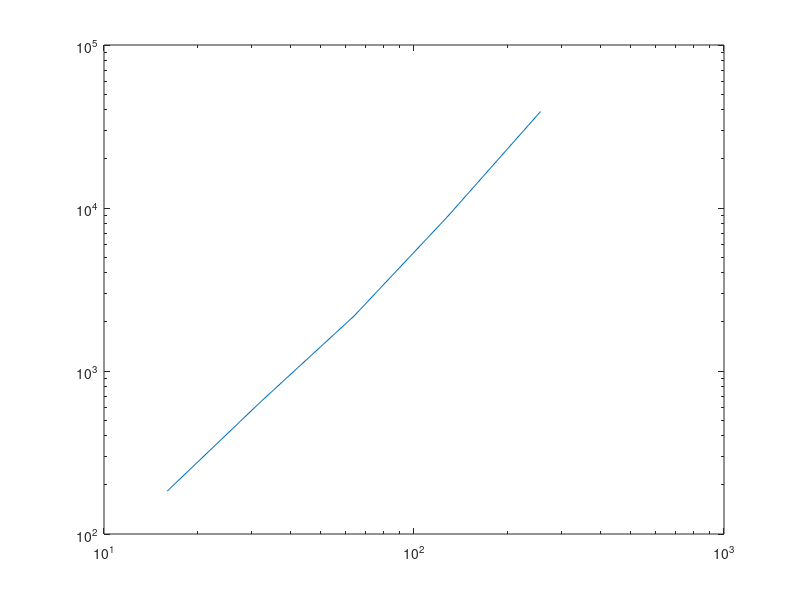

Reproduce this figure in MATLAB.
close all;
clear all;
clc;

nL = 5;
L = zeros(nL,1);
for i = 1:nL;
    L(i) = 2^(i+3);
end
Mi = zeros(nL,1);
N = 10;
pc = 0.59275;
tic
for i = 1:N
    % generate new realization for each Ni   
    for j = 1:nL
        z = rand(L(j), L(j));
        m = z < pc;
        % finds clusters
        [lw,num] = bwlabel(m,4);
        
        % METHOD 2 
        top = lw(1,:);
        bottom = lw(L(j),:);
        left = lw(:,1);
        right = lw(:,L(j));       
        % check whether the same cluster is at opposite ends of grid
        tb = intersect(top, bottom);
        lf = intersect(left, right);
        % don't want to count the same cluster twice
        sc = union(tb,lf);
        if ~isempty(sc);
            for k = 1:length(sc)
                % add masses of all percolating clusters
                % find makes sure the zeros doesn't count
                Mi(j) = Mi(j) + length(find(lw == sc(k)));
            end
        end
    end
end

M = Mi/N;
loglog(L, M)
polynomial = polyfit(log(L), log(M), 1);
polynomial(1)